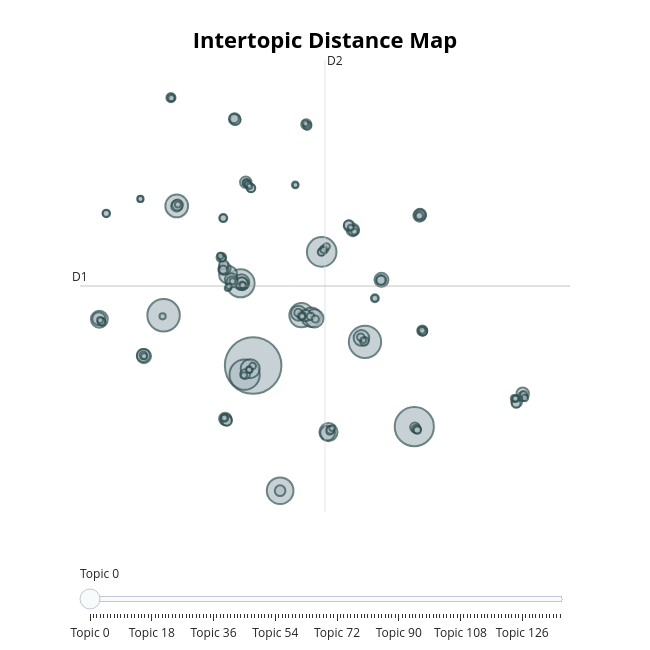

Write notebook code for a chart like this one.
### Code cell
topic_model.visualize_topics()

### Figure 1 — Plotly figure (JSON) as saved in the notebook; plotly's stock layout.template omitted (floating-point values rounded to 4 significant figures; data arrays with more than 128 entries replaced by an {"elided": "..."} marker saying what was removed)
{"data": [{"customdata": {"elided": "138x3 mixed values"}, "hovertemplate": "<b>Topic %{customdata[0]}</b><br>%{customdata[1]}<br>Size: %{customdata[2]}", "legendgroup": "", "marker": {"color": "#B0BEC5", "line": {"color": "DarkSlateGrey", "width": 2}, "size": {"elided": "138 int values"}, "sizemode": "area", "sizeref": 0.6694, "symbol": "circle"}, "mode": "markers", "name": "", "orientation": "v", "showlegend": false, "type": "scatter", "x": {"elided": "138 float values"}, "xaxis": "x", "y": {"elided": "138 float values"}, "yaxis": "y"}], "layout": {"annotations": [{"showarrow": false, "text": "D1", "x": -11.26, "y": 4.429, "yshift": 10}, {"showarrow": false, "text": "D2", "x": 7.845, "xshift": 10, "y": 20.42}], "height": 650, "hoverlabel": {"bgcolor": "white", "font": {"family": "Rockwell", "size": 16}}, "legend": {"itemsizing": "constant", "tracegroupgap": 0}, "margin": {"t": 60}, "shapes": [{"line": {"color": "#CFD8DC", "width": 2}, "type": "line", "x0": 7.845, "x1": 7.845, "y0": -11.56, "y1": 20.42}, {"line": {"color": "#9E9E9E", "width": 2}, "type": "line", "x0": -11.26, "x1": 26.95, "y0": 4.429, "y1": 4.429}], "sliders": [{"active": 0, "pad": {"t": 50}, "steps": [{"args": [{"marker.color": {"elided": "1x138 str values"}}], "label": "Topic 0", "method": "update"}, {"args": [{"marker.color": {"elided": "1x138 str values"}}], "label": "Topic 1", "method": "update"}, {"args": [{"marker.color": {"elided": "1x138 str values"}}], "label": "Topic 2", "method": "update"}, {"args": [{"marker.color": {"elided": "1x138 str values"}}], "label": "Topic 3", "method": "update"}, {"args": [{"marker.color": {"elided": "1x138 str values"}}], "label": "Topic 4", "method": "update"}, {"args": [{"marker.color": {"elided": "1x138 str values"}}], "label": "Topic 5", "method": "update"}, {"args": [{"marker.color": {"elided": "1x138 str values"}}], "label": "Topic 6", "method": "update"}, {"args": [{"marker.color": {"elided": "1x138 str values"}}], "label": "Topic 7", "method": "update"}, {"args": [{"marker.color": {"elided": "1x138 str values"}}], "label": "Topic 8", "method": "update"}, {"args": [{"marker.color": {"elided": "1x138 str values"}}], "label": "Topic 9", "method": "update"}, {"args": [{"marker.color": {"elided": "1x138 str values"}}], "label": "Topic 10", "method": "update"}, {"args": [{"marker.color": {"elided": "1x138 str values"}}], "label": "Topic 11", "method": "update"}, {"args": [{"marker.color": {"elided": "1x138 str values"}}], "label": "Topic 12", "method": "update"}, {"args": [{"marker.color": {"elided": "1x138 str values"}}], "label": "Topic 13", "method": "update"}, {"args": [{"marker.color": {"elided": "1x138 str values"}}], "label": "Topic 14", "method": "update"}, {"args": [{"marker.color": {"elided": "1x138 str values"}}], "label": "Topic 15", "method": "update"}, {"args": [{"marker.color": {"elided": "1x138 str values"}}], "label": "Topic 16", "method": "update"}, {"args": [{"marker.color": {"elided": "1x138 str values"}}], "label": "Topic 17", "method": "update"}, {"args": [{"marker.color": {"elided": "1x138 str values"}}], "label": "Topic 18", "method": "update"}, {"args": [{"marker.color": {"elided": "1x138 str values"}}], "label": "Topic 19", "method": "update"}, {"args": [{"marker.color": {"elided": "1x138 str values"}}], "label": "Topic 20", "method": "update"}, {"args": [{"marker.color": {"elided": "1x138 str values"}}], "label": "Topic 21", "method": "update"}, {"args": [{"marker.color": {"elided": "1x138 str values"}}], "label": "Topic 22", "method": "update"}, {"args": [{"marker.color": {"elided": "1x138 str values"}}], "label": "Topic 23", "method": "update"}, {"args": [{"marker.color": {"elided": "1x138 str values"}}], "label": "Topic 24", "method": "update"}, {"args": [{"marker.color": {"elided": "1x138 str values"}}], "label": "Topic 25", "method": "update"}, {"args": [{"marker.color": {"elided": "1x138 str values"}}], "label": "Topic 26", "method": "update"}, {"args": [{"marker.color": {"elided": "1x138 str values"}}], "label": "Topic 27", "method": "update"}, {"args": [{"marker.color": {"elided": "1x138 str values"}}], "label": "Topic 28", "method": "update"}, {"args": [{"marker.color": {"elided": "1x138 str values"}}], "label": "Topic 29", "method": "update"}, {"args": [{"marker.color": {"elided": "1x138 str values"}}], "label": "Topic 30", "method": "update"}, {"args": [{"marker.color": {"elided": "1x138 str values"}}], "label": "Topic 31", "method": "update"}, {"args": [{"marker.color": {"elided": "1x138 str values"}}], "label": "Topic 32", "method": "update"}, {"args": [{"marker.color": {"elided": "1x138 str values"}}], "label": "Topic 33", "method": "update"}, {"args": [{"marker.color": {"elided": "1x138 str values"}}], "label": "Topic 34", "method": "update"}, {"args": [{"marker.color": {"elided": "1x138 str values"}}], "label": "Topic 35", "method": "update"}, {"args": [{"marker.color": {"elided": "1x138 str values"}}], "label": "Topic 36", "method": "update"}, {"args": [{"marker.color": {"elided": "1x138 str values"}}], "label": "Topic 37", "method": "update"}, {"args": [{"marker.color": {"elided": "1x138 str values"}}], "label": "Topic 38", "method": "update"}, {"args": [{"marker.color": {"elided": "1x138 str values"}}], "label": "Topic 39", "method": "update"}, {"args": [{"marker.color": {"elided": "1x138 str values"}}], "label": "Topic 40", "method": "update"}, {"args": [{"marker.color": {"elided": "1x138 str values"}}], "label": "Topic 41", "method": "update"}, {"args": [{"marker.color": {"elided": "1x138 str values"}}], "label": "Topic 42", "method": "update"}, {"args": [{"marker.color": {"elided": "1x138 str values"}}], "label": "Topic 43", "method": "update"}, {"args": [{"marker.color": {"elided": "1x138 str values"}}], "label": "Topic 44", "method": "update"}, {"args": [{"marker.color": {"elided": "1x138 str values"}}], "label": "Topic 45", "method": "update"}, {"args": [{"marker.color": {"elided": "1x138 str values"}}], "label": "Topic 46", "method": "update"}, {"args": [{"marker.color": {"elided": "1x138 str values"}}], "label": "Topic 47", "method": "update"}, {"args": [{"marker.color": {"elided": "1x138 str values"}}], "label": "Topic 48", "method": "update"}, {"args": [{"marker.color": {"elided": "1x138 str values"}}], "label": "Topic 49", "method": "update"}, {"args": [{"marker.color": {"elided": "1x138 str values"}}], "label": "Topic 50", "method": "update"}, {"args": [{"marker.color": {"elided": "1x138 str values"}}], "label": "Topic 51", "method": "update"}, {"args": [{"marker.color": {"elided": "1x138 str values"}}], "label": "Topic 52", "method": "update"}, {"args": [{"marker.color": {"elided": "1x138 str values"}}], "label": "Topic 53", "method": "update"}, {"args": [{"marker.color": {"elided": "1x138 str values"}}], "label": "Topic 54", "method": "update"}, {"args": [{"marker.color": {"elided": "1x138 str values"}}], "label": "Topic 55", "method": "update"}, {"args": [{"marker.color": {"elided": "1x138 str values"}}], "label": "Topic 56", "method": "update"}, {"args": [{"marker.color": {"elided": "1x138 str values"}}], "label": "Topic 57", "method": "update"}, {"args": [{"marker.color": {"elided": "1x138 str values"}}], "label": "Topic 58", "method": "update"}, {"args": [{"marker.color": {"elided": "1x138 str values"}}], "label": "Topic 59", "method": "update"}, {"args": [{"marker.color": {"elided": "1x138 str values"}}], "label": "Topic 60", "method": "update"}, {"args": [{"marker.color": {"elided": "1x138 str values"}}], "label": "Topic 61", "method": "update"}, {"args": [{"marker.color": {"elided": "1x138 str values"}}], "label": "Topic 62", "method": "update"}, {"args": [{"marker.color": {"elided": "1x138 str values"}}], "label": "Topic 63", "method": "update"}, {"args": [{"marker.color": {"elided": "1x138 str values"}}], "label": "Topic 64", "method": "update"}, {"args": [{"marker.color": {"elided": "1x138 str values"}}], "label": "Topic 65", "method": "update"}, {"args": [{"marker.color": {"elided": "1x138 str values"}}], "label": "Topic 66", "method": "update"}, {"args": [{"marker.color": {"elided": "1x138 str values"}}], "label": "Topic 67", "method": "update"}, {"args": [{"marker.color": {"elided": "1x138 str values"}}], "label": "Topic 68", "method": "update"}, {"args": [{"marker.color": {"elided": "1x138 str values"}}], "label": "Topic 69", "method": "update"}, {"args": [{"marker.color": {"elided": "1x138 str values"}}], "label": "Topic 70", "method": "update"}, {"args": [{"marker.color": {"elided": "1x138 str values"}}], "label": "Topic 71", "method": "update"}, {"args": [{"marker.color": {"elided": "1x138 str values"}}], "label": "Topic 72", "method": "update"}, {"args": [{"marker.color": {"elided": "1x138 str values"}}], "label": "Topic 73", "method": "update"}, {"args": [{"marker.color": {"elided": "1x138 str values"}}], "label": "Topic 74", "method": "update"}, {"args": [{"marker.color": {"elided": "1x138 str values"}}], "label": "Topic 75", "method": "update"}, {"args": [{"marker.color": {"elided": "1x138 str values"}}], "label": "Topic 76", "method": "update"}, {"args": [{"marker.color": {"elided": "1x138 str values"}}], "label": "Topic 77", "method": "update"}, {"args": [{"marker.color": {"elided": "1x138 str values"}}], "label": "Topic 78", "method": "update"}, {"args": [{"marker.color": {"elided": "1x138 str values"}}], "label": "Topic 79", "method": "update"}, {"args": [{"marker.color": {"elided": "1x138 str values"}}], "label": "Topic 80", "method": "update"}, {"args": [{"marker.color": {"elided": "1x138 str values"}}], "label": "Topic 81", "method": "update"}, {"args": [{"marker.color": {"elided": "1x138 str values"}}], "label": "Topic 82", "method": "update"}, {"args": [{"marker.color": {"elided": "1x138 str values"}}], "label": "Topic 83", "method": "update"}, {"args": [{"marker.color": {"elided": "1x138 str values"}}], "label": "Topic 84", "method": "update"}, {"args": [{"marker.color": {"elided": "1x138 str values"}}], "label": "Topic 85", "method": "update"}, {"args": [{"marker.color": {"elided": "1x138 str values"}}], "label": "Topic 86", "method": "update"}, {"args": [{"marker.color": {"elided": "1x138 str values"}}], "label": "Topic 87", "method": "update"}, {"args": [{"marker.color": {"elided": "1x138 str values"}}], "label": "Topic 88", "method": "update"}, {"args": [{"marker.color": {"elided": "1x138 str values"}}], "label": "Topic 89", "method": "update"}, {"args": [{"marker.color": {"elided": "1x138 str values"}}], "label": "Topic 90", "method": "update"}, {"args": [{"marker.color": {"elided": "1x138 str values"}}], "label": "Topic 91", "method": "update"}, {"args": [{"marker.color": {"elided": "1x138 str values"}}], "label": "Topic 92", "method": "update"}, {"args": [{"marker.color": {"elided": "1x138 str values"}}], "label": "Topic 93", "method": "update"}, {"args": [{"marker.color": {"elided": "1x138 str values"}}], "label": "Topic 94", "method": "update"}, {"args": [{"marker.color": {"elided": "1x138 str values"}}], "label": "Topic 95", "method": "update"}, {"args": [{"marker.color": {"elided": "1x138 str values"}}], "label": "Topic 96", "method": "update"}, {"args": [{"marker.color": {"elided": "1x138 str values"}}], "label": "Topic 97", "method": "update"}, {"args": [{"marker.color": {"elided": "1x138 str values"}}], "label": "Topic 98", "method": "update"}, {"args": [{"marker.color": {"elided": "1x138 str values"}}], "label": "Topic 99", "method": "update"}, {"args": [{"marker.color": {"elided": "1x138 str values"}}], "label": "Topic 100", "method": "update"}, {"args": [{"marker.color": {"elided": "1x138 str values"}}], "label": "Topic 101", "method": "update"}, {"args": [{"marker.color": {"elided": "1x138 str values"}}], "label": "Topic 102", "method": "update"}, {"args": [{"marker.color": {"elided": "1x138 str values"}}], "label": "Topic 103", "method": "update"}, {"args": [{"marker.color": {"elided": "1x138 str values"}}], "label": "Topic 104", "method": "update"}, {"args": [{"marker.color": {"elided": "1x138 str values"}}], "label": "Topic 105", "method": "update"}, {"args": [{"marker.color": {"elided": "1x138 str values"}}], "label": "Topic 106", "method": "update"}, {"args": [{"marker.color": {"elided": "1x138 str values"}}], "label": "Topic 107", "method": "update"}, {"args": [{"marker.color": {"elided": "1x138 str values"}}], "label": "Topic 108", "method": "update"}, {"args": [{"marker.color": {"elided": "1x138 str values"}}], "label": "Topic 109", "method": "update"}, {"args": [{"marker.color": {"elided": "1x138 str values"}}], "label": "Topic 110", "method": "update"}, {"args": [{"marker.color": {"elided": "1x138 str values"}}], "label": "Topic 111", "method": "update"}, {"args": [{"marker.color": {"elided": "1x138 str values"}}], "label": "Topic 112", "method": "update"}, {"args": [{"marker.color": {"elided": "1x138 str values"}}], "label": "Topic 113", "method": "update"}, {"args": [{"marker.color": {"elided": "1x138 str values"}}], "label": "Topic 114", "method": "update"}, {"args": [{"marker.color": {"elided": "1x138 str values"}}], "label": "Topic 115", "method": "update"}, {"args": [{"marker.color": {"elided": "1x138 str values"}}], "label": "Topic 116", "method": "update"}, {"args": [{"marker.color": {"elided": "1x138 str values"}}], "label": "Topic 117", "method": "update"}, {"args": [{"marker.color": {"elided": "1x138 str values"}}], "label": "Topic 118", "method": "update"}, {"args": [{"marker.color": {"elided": "1x138 str values"}}], "label": "Topic 119", "method": "update"}, {"args": [{"marker.color": {"elided": "1x138 str values"}}], "label": "Topic 120", "method": "update"}, {"args": [{"marker.color": {"elided": "1x138 str values"}}], "label": "Topic 121", "method": "update"}, {"args": [{"marker.color": {"elided": "1x138 str values"}}], "label": "Topic 122", "method": "update"}, {"args": [{"marker.color": {"elided": "1x138 str values"}}], "label": "Topic 123", "method": "update"}, {"args": [{"marker.color": {"elided": "1x138 str values"}}], "label": "Topic 124", "method": "update"}, {"args": [{"marker.color": {"elided": "1x138 str values"}}], "label": "Topic 125", "method": "update"}, {"args": [{"marker.color": {"elided": "1x138 str values"}}], "label": "Topic 126", "method": "update"}, {"args": [{"marker.color": {"elided": "1x138 str values"}}], "label": "Topic 127", "method": "update"}, {"args": [{"marker.color": {"elided": "1x138 str values"}}], "label": "Topic 128", "method": "update"}, {"args": [{"marker.color": {"elided": "1x138 str values"}}], "label": "Topic 129", "method": "update"}, {"args": [{"marker.color": {"elided": "1x138 str values"}}], "label": "Topic 130", "method": "update"}, {"args": [{"marker.color": {"elided": "1x138 str values"}}], "label": "Topic 131", "method": "update"}, {"args": [{"marker.color": {"elided": "1x138 str values"}}], "label": "Topic 132", "method": "update"}, {"args": [{"marker.color": {"elided": "1x138 str values"}}], "label": "Topic 133", "method": "update"}, {"args": [{"marker.color": {"elided": "1x138 str values"}}], "label": "Topic 134", "method": "update"}, {"args": [{"marker.color": {"elided": "1x138 str values"}}], "label": "Topic 135", "method": "update"}, {"args": [{"marker.color": {"elided": "1x138 str values"}}], "label": "Topic 136", "method": "update"}, {"args": [{"marker.color": {"elided": "1x138 str values"}}], "label": "Topic 137", "method": "update"}]}], "title": {"font": {"color": "Black", "size": 22}, "text": "<b>Intertopic Distance Map</b>", "x": 0.5, "xanchor": "center", "y": 0.95, "yanchor": "top"}, "width": 650, "xaxis": {"anchor": "y", "domain": [0, 1], "range": [-11.26, 26.95], "title": {"text": ""}, "visible": false}, "yaxis": {"anchor": "x", "domain": [0, 1], "range": [-11.56, 20.42], "title": {"text": ""}, "visible": false}}}
